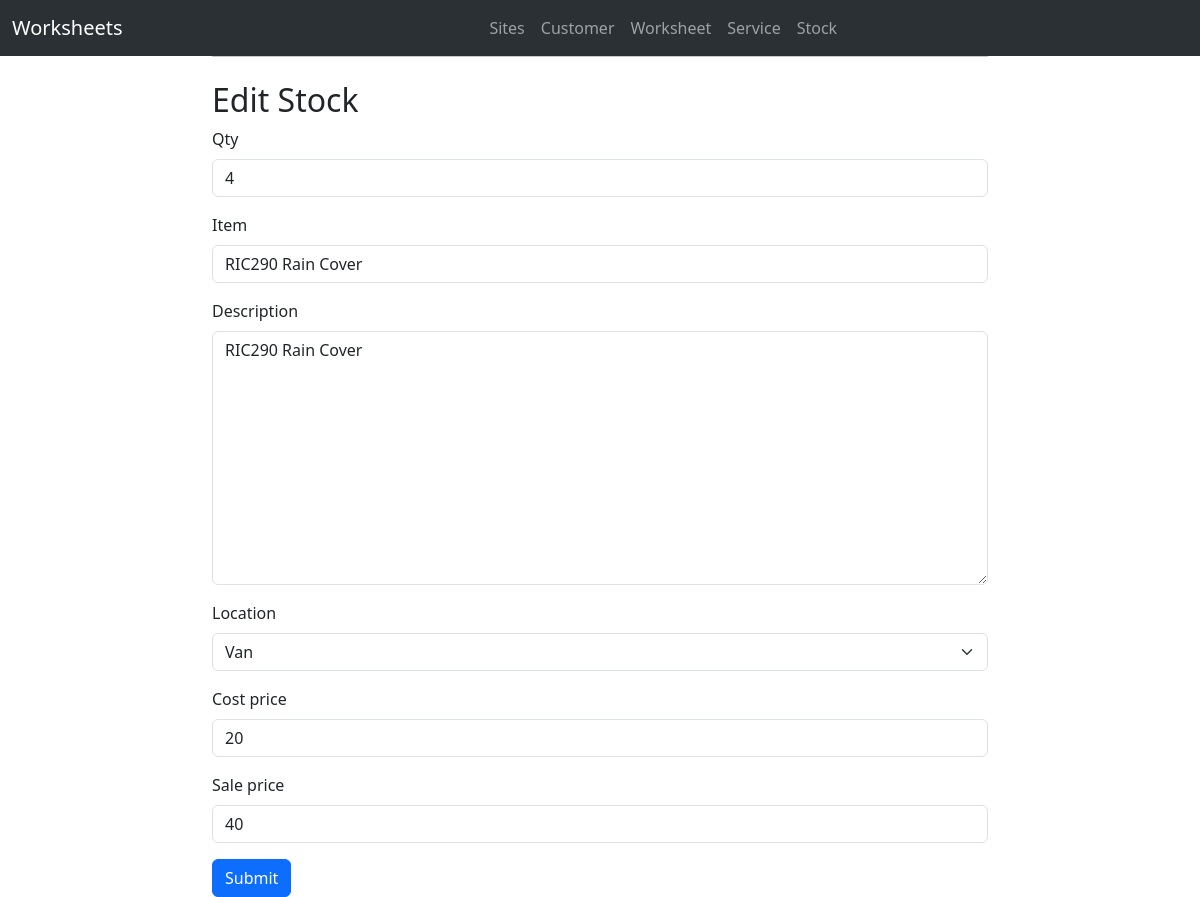
The app's page /stock/edit_stock/2 with its own data.
### workforms/models.py (models this page shows, shortened)
class Stock(models.Model):
    qty = models.IntegerField()
    item = models.CharField(max_length=50)
    description = models.TextField()
    location = models.CharField(max_length=50, choices=Choices.stock_location)
    cost_price = models.IntegerField(default=0)
    sale_price = models.IntegerField(default=0)

### workforms/views.py (the view)
# urls.py: path('stock/edit_stock/<id>', views.edit_stock, name="edit_stock"),
def edit_stock(request, id):
    stock = Stock.objects.get(id=id)
    if request.method == 'POST':
        form = StockForm(request.POST, instance=stock)
        if form.is_valid():
            form.save()
            return redirect('stock', stock.id)
    else:
        form = StockForm(instance=stock)
    return render(request, 'edit_stock.html', {'form': form})

### workforms/forms.py
class StockForm(forms.ModelForm):
    class Meta :
        model = Stock
        fields = ["qty","item","description","location","cost_price","sale_price"]

### workforms/templates/edit_stock.html (shortened to what this page needs)
{% extends 'base.html' %}
{% block content %}
<h2>Edit Stock</h2>
  {% load django_bootstrap5 %}
    <form method="post">
        {% bootstrap_form form %}
        {% bootstrap_button button_type="submit" content="Submit" %}
    </form>
{% endblock %}

### records on screen
Stock: qty "4", item "RIC290 Rain Cover", description "RIC290 Rain Cover", location "Van", cost_price "20", sale_price "40"
